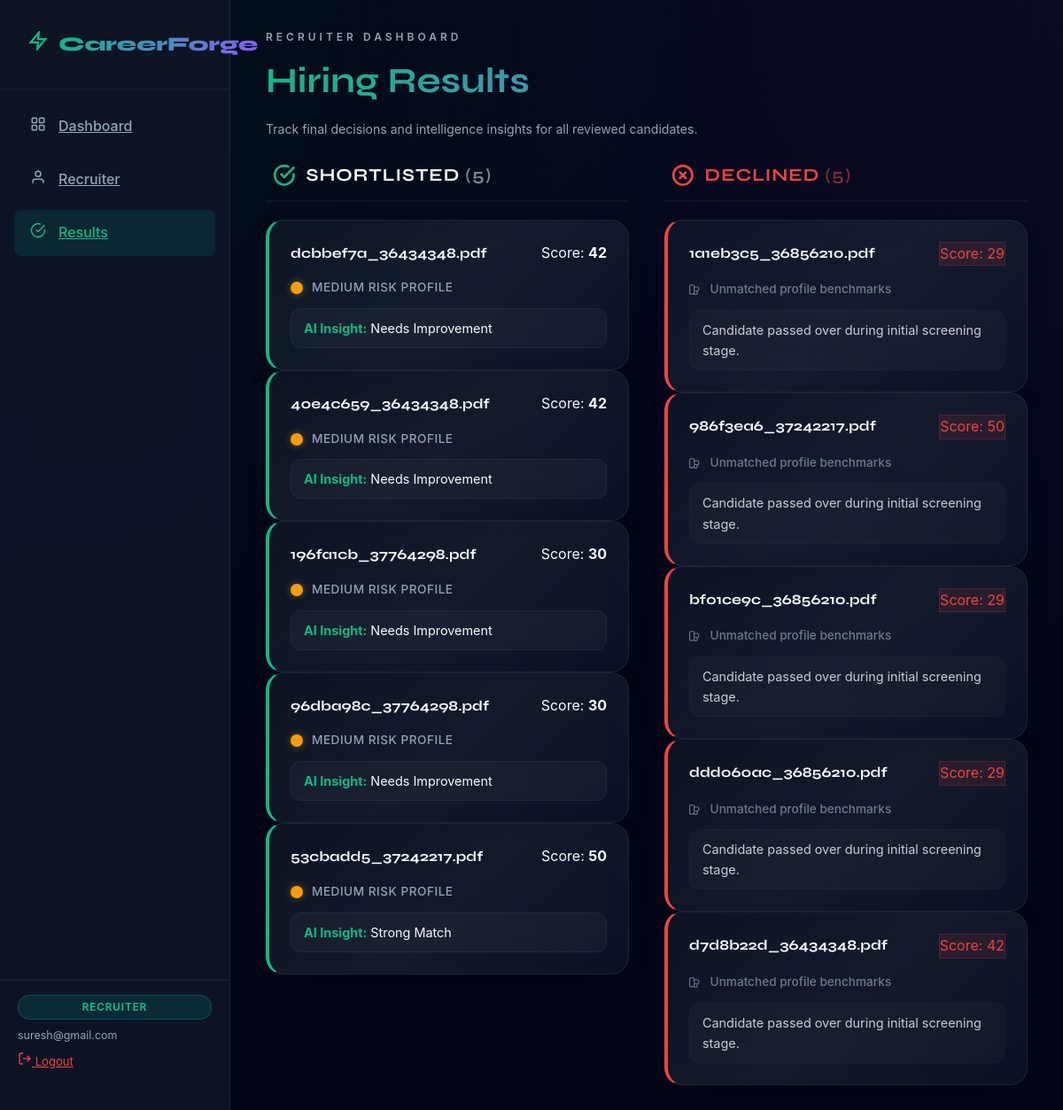
The page /recruiter-results (signed in) on the database its author committed.
### tables this page shows
CREATE TABLE decisions (
        id INTEGER PRIMARY KEY AUTOINCREMENT,
        filename TEXT,
        score INTEGER,
        risk_level TEXT,
        insight TEXT,
        owner TEXT,
        decision TEXT,
        created_at DATETIME DEFAULT CURRENT_TIMESTAMP
    );

### app.py (the view)
@app.route("/recruiter-results")
@role_required("Recruiter", "Admin")
def recruiter_results():
    owner = session.get("user", "unknown")
    shortlisted = db_get_decisions(owner, "shortlisted")
    rejected = db_get_decisions(owner, "rejected")
    return render_template("recruiter_results.html",
                           user=session.get("user"),
                           role=session.get("role"),
                           shortlisted=shortlisted,
                           rejected=rejected)

### app.py (called while the page is built)
def role_required(*allowed_roles):
    def decorator(f):
        @wraps(f)
        def decorated(*args, **kwargs):
            if "user" not in session:
                flash("Please login to access this page.", "error")
                return redirect(url_for("login"))
            user_role = session.get("role", "")
            if user_role not in allowed_roles:
                return redirect(url_for("access_denied"))
            return f(*args, **kwargs)
        return decorated
    return decorator

### database.py (called while the page is built)
def get_db():
    conn = sqlite3.connect(DB_FILE)
    conn.row_factory = sqlite3.Row
    return conn

def db_get_decisions(owner, decision_type=None):
    conn = get_db()
    if decision_type:
        rows = conn.execute("SELECT * FROM decisions WHERE owner = ? AND decision = ? ORDER BY id DESC",
                            (owner, decision_type)).fetchall()
    else:
        rows = conn.execute("SELECT * FROM decisions WHERE owner = ? ORDER BY id DESC", (owner,)).fetchall()
    conn.close()
    return [dict(r) for r in rows]

### templates/recruiter_results.html (shortened to what this page needs)
{% extends "base.html" %}
{% set active_page = 'results' %}
{% block content %}
<div class="page-header card-anim">
    <h2 class="hero-label" style="margin-bottom: 8px;">Recruiter Dashboard</h2>
    <h1 class="gradient-text" style="font-family:var(--font-display); font-size: 2.5rem; margin-bottom: 12px;">Hiring
        Results</h1>
    <p class="section-desc">Track final decisions and intelligence insights for all reviewed candidates.</p>
</div>
<div class="results-layout">
    <div class="results-column">
        <div class="column-header card-anim" style="animation-delay: 0.1s;">
            <span class="icon-svg icon-lg" style="color:var(--accent)">
                <svg viewBox="0 0 24 24" fill="none" stroke="currentColor" stroke-width="2.5" stroke-linecap="round"
                    stroke-linejoin="round">
                    <path d="M22 11.08V12a10 10 0 1 1-5.93-9.14" />
                    <polyline points="22 4 12 14.01 9 11.01" />
                </svg>
            </span>
            <h3 class="column-title">Shortlisted <span style="opacity: 0.5;">({{ shortlisted|length }})</span></h3>
        </div>
        <div class="card-stack">
            {% if shortlisted %}
            {% for r in shortlisted %}
            <div class="decision-card shortlisted card-anim">
                <div class="d-header">
                    <span class="d-filename" title="{{ r.filename }}">{{ r.filename }}</span>
                    <div class="stat-pill stat-score">Score: <b>{{ r.score }}</b></div>
                </div>
                <div class="d-body">
                    <div class="d-meta">
                        <span class="risk-dot risk-{{ r.risk_level|lower }}"></span>
                        <span style="text-transform: uppercase; letter-spacing: 0.5px;">{{ r.risk_level }} Risk
                            Profile</span>
                    </div>
                    <div class="d-insight">
                        <span style="color: var(--accent); font-weight: 700;">AI Insight:</span> {{ r.insight }}
                    </div>
                </div>
            </div>
            {% endfor %}
            {% else %}
            <div class="empty-note card-anim">
                <p>No candidates have been shortlisted yet.</p>
            </div>
            {% endif %}
        </div>
    </div>
    <div class="results-column">
        <div class="column-header card-anim" style="animation-delay: 0.2s;">
            <span class="icon-svg icon-lg" style="color:var(--accent-danger)">
                <svg viewBox="0 0 24 24" fill="none" stroke="currentColor" stroke-width="2.5" stroke-linecap="round"
                    stroke-linejoin="round">
                    <circle cx="12" cy="12" r="10" />
                    <line x1="15" y1="9" x2="9" y2="15" />
                    <line x1="9" y1="9" x2="15" y2="15" />
                </svg>
            </span>
            <h3 class="column-title" style="color: var(--accent-danger);">Declined <span style="opacity: 0.5;">({{
                    rejected|length }})</span></h3>
        </div>
        <div class="card-stack">
            {% if rejected %}
            {% for r in rejected %}
            <div class="decision-card declined card-anim">
                <div class="d-header">
                    <span class="d-filename" title="{{ r.filename }}">{{ r.filename }}</span>
                    <div class="stat-pill"
                        style="background:rgba(239, 68, 68, 0.1); color:var(--accent-danger); border: 1px solid rgba(239, 68, 68, 0.2)">
                        Score: {{ r.score }}</div>
                </div>
                <div class="d-body">
                    <div class="d-meta" style="opacity: 0.7;">
                        <span class="icon-svg icon-sm"><svg viewBox="0 0 24 24" fill="none" stroke="currentColor"
                                stroke-width="2">
                                <path d="M10 15v4a3 3 0 0 0 6 0v-4" />
                                <path d="M10 19a2 2 0 0 1-2 2H3a2 2 0 0 1-2-2V5a2 2 0 0 1 2-2h5a2 2 0 0 1 2 2v4" />
                                <path d="M10 9a2 2 0 0 1 2-2h5a2 2 0 0 1 2 2v4a2 2 0 0 1-2 2h-5a2 2 0 0 1-2-2V9Z" />
                            </svg></span>
                        Unmatched profile benchmarks
                    </div>
                    <div class="d-insight" style="border-style: dashed; opacity: 0.8;">
                        Candidate passed over during initial screening stage.
                    </div>
                </div>
            </div>
            {% endfor %}
            {% else %}
            <div class="empty-note card-anim">
                <p>No candidates have been declined yet.</p>
            </div>
            {% endif %}
        </div>
    </div>
</div>
{% endblock %}

### static/style.css (style rules this page uses)
:root { --bg-deep: #020617; --bg-surface: #0f172a; --bg-glass: rgba(15, 23, 42, 0.6); --bg-glass-border: rgba(255, 255, 255, 0.08); --accent: #10b981; --accent-secondary: #8b5cf6; --accent-vibrant: #ec4899; --accent-danger: #ef4444; --accent-warn: #f59e0b; --accent-ok: #10b981; --text-primary: #f8fafc; --text-muted: #94a3b8; --border-glow: rgba(16, 185, 129, 0.2); --font-display: 'Syne', sans-serif; --font-body: 'Inter', sans-serif; --sidebar-w: 260px; --radius-xl: 24px; --radius: 16px; --radius-sm: 8px; --shadow-premium: 0 10px 40px -10px rgba(0, 0, 0, 0.5); --transition: all 0.3s cubic-bezier(0.4, 0, 0.2, 1); }
*, *::before, *::after { box-sizing: border-box; margin: 0; padding: 0; }
html { scroll-behavior: smooth; }
body { font-family: var(--font-body); background: var(--bg-deep); color: var(--text-primary); line-height: 1.6; overflow-x: hidden; -webkit-font-smoothing: antialiased; background-image: radial-gradient(at 0% 0%, rgba(16, 185, 129, 0.05) 0px, transparent 50%), radial-gradient(at 100% 0%, rgba(139, 92, 246, 0.05) 0px, transparent 50%); }
.hero-label { font-family: var(--font-body); font-size: .75rem; font-weight: 600; letter-spacing: 4px; text-transform: uppercase; color: var(--text-muted); margin-bottom: 20px; position: relative; z-index: 1; }
.section-desc { color: var(--text-muted); font-size: .88rem; }
.gradient-text { background: linear-gradient(135deg, var(--accent), var(--accent-secondary)); -webkit-background-clip: text; background-clip: text; -webkit-text-fill-color: transparent; }
.icon-svg { display: inline-flex; align-items: center; justify-content: center; width: 1.2em; height: 1.2em; vertical-align: -0.15em; flex-shrink: 0; }
.icon-svg svg { width: 100%; height: 100%; }
.icon-svg.icon-sm { width: 1em; height: 1em; }
.icon-svg.icon-lg { width: 1.6em; height: 1.6em; }
.risk-dot { width: 14px; height: 14px; border-radius: 50%; display: inline-block; }
.risk-dot.risk-medium { background: var(--accent-warn); box-shadow: 0 0 8px rgba(255, 182, 39, .4); }
.results-layout { display: grid; grid-template-columns: repeat(auto-fit, minmax(400px, 1fr)); gap: 40px; margin-top: 24px; }
.results-column { display: flex; flex-direction: column; gap: 20px; }
.column-header { display: flex; align-items: center; gap: 12px; padding: 0 8px 12px; border-bottom: 2px solid rgba(255, 255, 255, 0.05); }
.column-title { font-family: var(--font-display); font-size: 1.25rem; font-weight: 700; text-transform: uppercase; letter-spacing: 1px; }
.decision-card { position: relative; background: linear-gradient(145deg, rgba(30, 41, 59, 0.4), rgba(15, 23, 42, 0.7)); border: 1px solid var(--bg-glass-border); border-radius: 20px; padding: 24px; display: flex; flex-direction: column; gap: 16px; transition: all 0.4s cubic-bezier(0.175, 0.885, 0.32, 1.275); overflow: hidden; backdrop-filter: blur(16px); box-shadow: 0 10px 30px -15px rgba(0, 0, 0, 0.5); }
.decision-card::before { content: ''; position: absolute; inset: 0; background: linear-gradient(135deg, transparent, rgba(255, 255, 255, 0.03), transparent); z-index: 0; }
.decision-card.shortlisted { border-left: 4px solid var(--accent); }
.decision-card.declined { border-left: 4px solid var(--accent-danger); opacity: 0.85; }
.d-header { display: flex; justify-content: space-between; align-items: flex-start; z-index: 1; }
.d-filename { font-size: 1rem; font-weight: 700; color: var(--text-primary); max-width: 75%; white-space: nowrap; overflow: hidden; text-overflow: ellipsis; font-family: var(--font-display); }
.d-body { display: flex; flex-direction: column; gap: 12px; z-index: 1; }
.d-meta { display: flex; align-items: center; gap: 10px; font-size: 0.85rem; color: var(--text-muted); font-weight: 500; }
.d-insight { font-size: 0.9rem; color: var(--text-primary); background: rgba(255, 255, 255, 0.03); padding: 10px 14px; border-radius: 12px; border: 1px solid rgba(255, 255, 255, 0.05); }
.card-anim { animation: fadeSlideUp 0.6s cubic-bezier(0.23, 1, 0.32, 1) both; }
.results-column .decision-card:nth-child(1) { animation-delay: 0.1s; }
.results-column .decision-card:nth-child(2) { animation-delay: 0.2s; }
.results-column .decision-card:nth-child(3) { animation-delay: 0.3s; }
.results-column .decision-card:nth-child(4) { animation-delay: 0.4s; }
.results-column .decision-card:nth-child(5) { animation-delay: 0.5s; }

### rows shown on the page
decisions: filename "dcbbef7a_36434348.pdf", score "42", risk_level "MEDIUM", insight "Needs Improvement"
decisions: filename "40e4c659_36434348.pdf", score "42", risk_level "MEDIUM", insight "Needs Improvement"
decisions: filename "196fa1cb_37764298.pdf", score "30", risk_level "MEDIUM", insight "Needs Improvement"
decisions: filename "96dba98c_37764298.pdf", score "30", risk_level "MEDIUM", insight "Needs Improvement"
decisions: filename "53cbadd5_37242217.pdf", score "50", risk_level "MEDIUM", insight "Strong Match"
decisions: filename "1a1eb3c5_36856210.pdf", score "29"
decisions: filename "986f3ea6_37242217.pdf", score "50"
decisions: filename "bf01ce9c_36856210.pdf", score "29"
decisions: filename "ddd060ac_36856210.pdf", score "29"
decisions: filename "d7d8b22d_36434348.pdf", score "42"

### other values the page prints
{{ role }} "RECRUITER"
{{ user }} "suresh@gmail.com"
{{ shortlisted|length }} "5"
{{ rejected|length }} "5"
